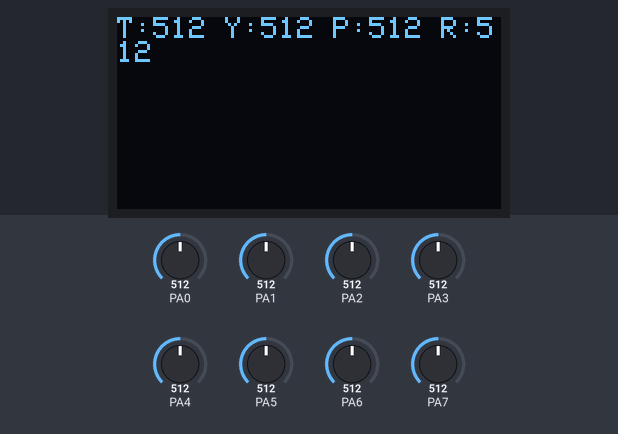
Bench run of a sketch on a simulated STM32 Blue Pill. On the bench: 128×64 one-colour display. The inputs (shaded band) are chosen by the test bench; at power-on: PA0 = 512, PA1 = 512, PA2 = 512, PA3 = 512, PA4 = 512, PA5 = 512, PA6 = 512, PA7 = 512. No radio packets arrive unless stated; what the sketch prints to the serial monitor is not drawn.

Above: at 1.2 s.
1.3 s: PA0 set to 716
At 1.7 s:
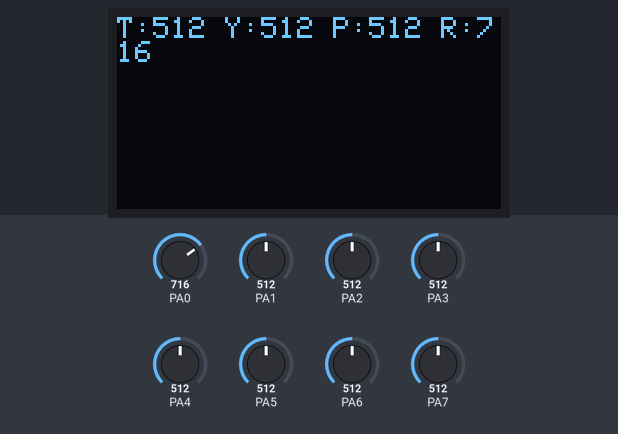
2.8 s: PA1 set to 716
At 3.2 s:
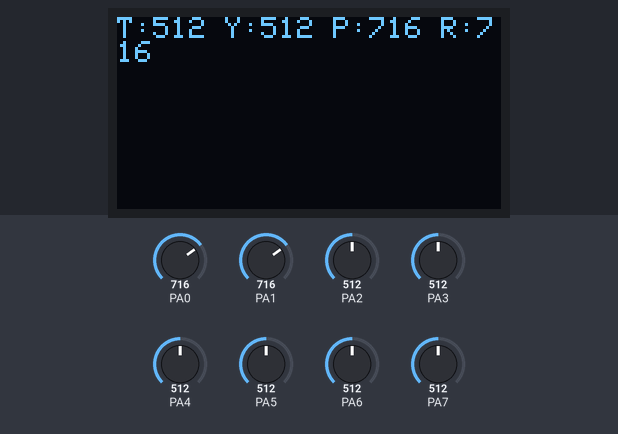
4.3 s: PA2 set to 716
At 4.8 s:
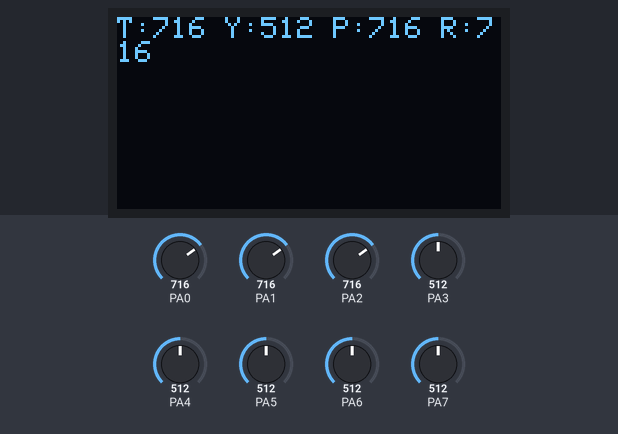
5.8 s: PA3 set to 716
At 6.3 s:
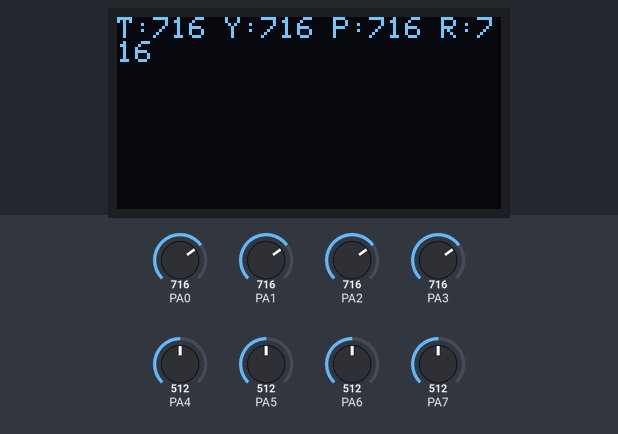
7.3 s: PA0 set to 992
At 7.7 s:
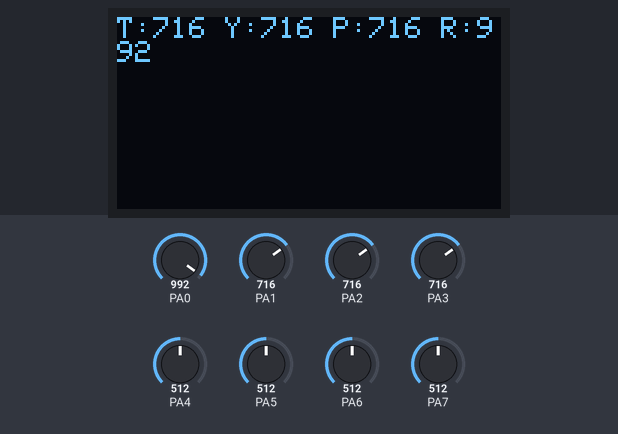
8.8 s: PA1 set to 992
At 9.2 s:
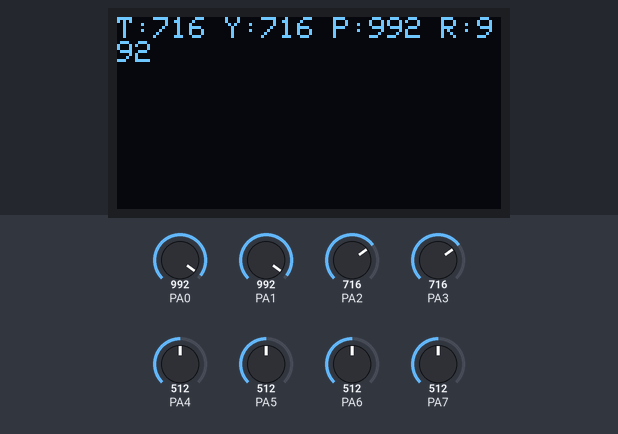
Timing chart, 0 to 11.3 s (numbered marks = the images above; inputs shaded):
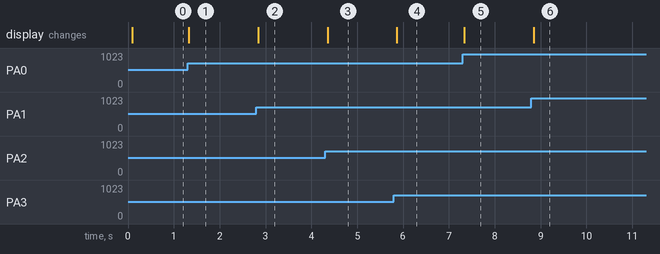

Measured:
- after the input at 1.3 s, the display: changes at once (image 1)
- after the input at 2.8 s, the display: changes at once (image 2)
- after the input at 4.3 s, the display: changes after 0.05 s (image 3)
- after the input at 5.8 s, the display: changes after 0.06 s (image 4)
- after the input at 7.3 s, the display: changes at once (image 5)
- after the input at 8.8 s, the display: changes after 0.05 s (image 6)

The sketch:

Drone_RC_TX.ino
```cpp
#include <SPI.h>
#include <nRF24L01.h>
#include <RF24.h>
#include <Wire.h>
#include <Adafruit_GFX.h>
#include <Adafruit_SSD1306.h>

// Define SPI2 for STM32 (PB15, PB14, PB13)
SPIClass SPI_2(PB15, PB14, PB13);

// NRF24L01 Pin Definitions
#define CE_PIN  PB1
#define CSN_PIN PB12

// OLED Display Definitions
#define SCREEN_WIDTH 128
#define SCREEN_HEIGHT 64
Adafruit_SSD1306 display(SCREEN_WIDTH, SCREEN_HEIGHT, &Wire, -1);

// NRF24L01 Object
RF24 radio(CE_PIN, CSN_PIN);

// Data Structure
struct DataPacket {
  int throttle, yaw, pitch, roll, aux1, aux2, aux3, aux4;
} data;

void setup() {
  Serial.begin(115200);
  Serial.println("🚀 Transmitter Initializing...");

  // Enable SPI2
  Serial.println("🔄 Enabling SPI2...");
  SPI_2.begin();

  // Set CE & CSN as Output
  pinMode(CE_PIN, OUTPUT);
  pinMode(CSN_PIN, OUTPUT);

  // Initialize NRF24L01 with SPI2
  Serial.println("🔄 Initializing NRF24L01...");
  if (!radio.begin(&SPI_2)) {
    Serial.println("❌ NRF24L01 Initialization Failed!");
    while (1);
  }
  Serial.println("✅ NRF24L01 Initialized Successfully.");

  // NRF24L01 Settings
  radio.setPALevel(RF24_PA_HIGH);
  radio.setDataRate(RF24_250KBPS);
  radio.openWritingPipe(0xE8E8F0F0E1LL);
  radio.stopListening();

  // Initialize OLED Display
  Serial.println("🔄 Initializing OLED...");
  Wire.begin();
  if (!display.begin(SSD1306_SWITCHCAPVCC, 0x3C)) {
    Serial.println("❌ OLED Display Initialization Failed!");
    while (1);
  }
  Serial.println("✅ OLED Display Initialized.");
  display.clearDisplay();
  display.display();
}

void loop() {
  // Read Analog Inputs
  data.throttle = analogRead(PA2);
  data.yaw = analogRead(PA3);
  data.pitch = analogRead(PA1);
  data.roll = analogRead(PA0);
  data.aux1 = analogRead(PA4);
  data.aux2 = analogRead(PA5);
  data.aux3 = analogRead(PA6);
  data.aux4 = analogRead(PA7);

  // Debugging Output
  Serial.print("📡 Sending Data - ");
  Serial.print("T:"); Serial.print(data.throttle);
  Serial.print(" Y:"); Serial.print(data.yaw);
  Serial.print(" P:"); Serial.print(data.pitch);
  Serial.print(" R:"); Serial.print(data.roll);
  Serial.print(" A1:"); Serial.print(data.aux1);
  Serial.print(" A2:"); Serial.print(data.aux2);
  Serial.print(" A3:"); Serial.print(data.aux3);
  Serial.print(" A4:"); Serial.println(data.aux4);

  // Transmit Data
  bool success = radio.write(&data, sizeof(DataPacket));
  if (success) {
    Serial.println("✅ Data Sent Successfully.");
  } else {
    Serial.println("❌ Data Transmission Failed.");
  }

  // Update OLED Display
  display.clearDisplay();
  display.setTextSize(1);
  display.setTextColor(WHITE);
  display.setCursor(0, 0);
  display.print("T:"); display.print(data.throttle);
  display.print(" Y:"); display.print(data.yaw);
  display.print(" P:"); display.print(data.pitch);
  display.print(" R:"); display.print(data.roll);
  display.display();
  Serial.println("🖥 OLED Updated.");

  delay(10);
}
```
